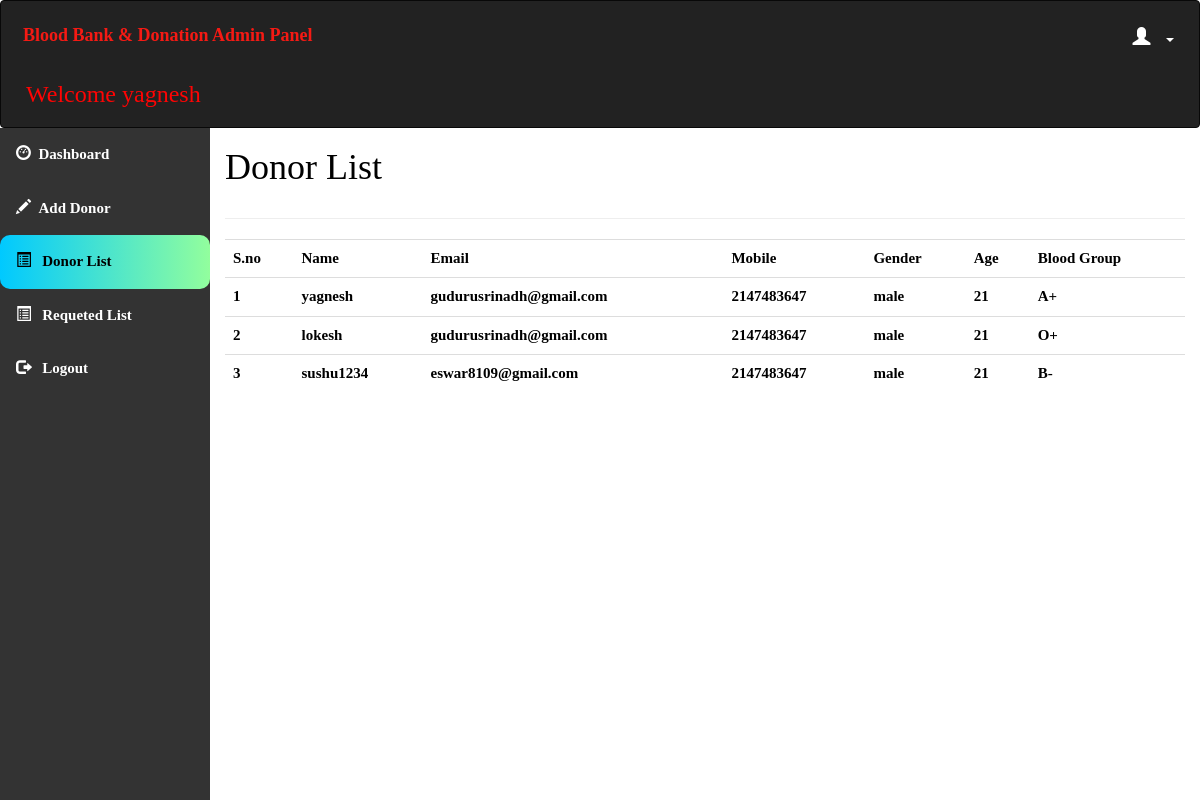
Screenshot of /donar_list.php (signed in) with the database file from the repository.
### tables this page shows
CREATE TABLE `doctor_logins` (
  `name` text NOT NULL,
  `hospital_name` varchar(30) NOT NULL,
  `designation` varchar(30) NOT NULL,
  `email` varchar(30) NOT NULL,
  `mobile_no` int(10) NOT NULL,
  `user_name` varchar(30) NOT NULL,
  `password` varchar(30) NOT NULL
);

CREATE TABLE `donars_list` (
  `name` text NOT NULL,
  `email` varchar(30) NOT NULL,
  `mobile` int(10) NOT NULL,
  `gender` text NOT NULL,
  `age` int(4) NOT NULL,
  `blood_group` varchar(10) NOT NULL
);

### donar_list.php (the view, shortened to what this page needs)
<?php
include "head.php";
?>
<html>
<head>
  <link rel="stylesheet" href="https://maxcdn.bootstrapcdn.com/bootstrap/3.4.1/css/bootstrap.min.css">
</head>
<body style="color:black">
<?php $active="list";
include "databaseconnection.php";
    $query="SELECT * FROM donars_list";
    $result=$conn->query($query);
if($result->num_rows>0){
  $options=mysqli_fetch_all($result,MYSQLI_ASSOC);
}
?>
<div id="sidebar">
<?php include 'sidebar.php'; ?>
</div>
<div id="content">
  <div class="content-wrapper">
    <div class="container-fluid">
      <div class="row">
        <div class="col-md-12 lg-12 sm-12">
          <h1 class="page-title">Donor List</h1>
        </div>
      </div>
      <hr>
      <table align="center" class="table table-hover">
            <tr>
            <th>S.no</th>
            <th>Name</th>
            <th style="text-align:left;">Email</th>
            <th>Mobile</th>
            <th>Gender</th>
            <th>Age</th>
            <th>Blood Group</th>
            </tr>
            <?php
            $sn=1;
            foreach($options as $option)
            {
            ?>
            <tr>
            <td><?PHP echo $sn; ?></td>
            <td><?php echo $option['name']; ?></td>
            <td style="text-align:left;"><?php echo $option['email']; ?></td>
            <td><?php echo $option['mobile']; ?></td>
            <td><?php echo $option['gender']; ?></td>
            <td><?php echo $option['age']; ?></td>
            <td><?php echo $option['blood_group']; ?></td>
            </tr>
            <?php $sn++;
            }
            ?>
        </table>
      </div>
      </div>
      </div>
</body>
</html>

### head.php (shortened to what this page needs)
<!DOCTYPE html>
<html>
<head>
  <link rel="stylesheet" href="https://maxcdn.bootstrapcdn.com/bootstrap/3.4.1/css/bootstrap.min.css">
</head>
<body>
    <?php
    $name=$_SESSION['name1'];
    $email=$_SESSION['email1'];
    include "databaseconnection.php";
        $sql="SELECT * FROM doctor_logins WHERE name='$name' AND email='$email'";
        $result=mysqli_query($conn,$sql) or die("query failed.");
        $row=mysqli_fetch_assoc($result);
    ?>
<nav class="navbar navbar-inverse">
  <div class="container-fluid">
    <div class="navbar-header">
      <a class="navbar-brand" id="qq" href="dashboard.php" style="color:#F51A14;">Blood Bank & Donation Admin Panel</a>
      <h3><?php echo "Welcome ".$row['name'];  ?></h3>
    </div>
    <ul class="nav navbar-nav navbar-right">
      <li class="dropdown"><a class="dropdown-toggle" id="qw" data-toggle="dropdown" href="#" style="font-weight:bold;color:white "> <span class="glyphicon glyphicon-user"></span>&nbsp&nbsp
       ?><span class="caret"></span></a>
    </li>
    </ul>
  </div>
</nav>
</body></html>

### head.php (style rules this page uses)
.navbar { background-color: #333333 ; padding: 10px 10px; color:#FF0404 ; }
.navbar a { float: left; color: white; text-align: center; padding: 12px; text-decoration: none; font-size: 18px; line-height: 25px; }
.navbar-brand { font-size: 25px; font-weight: bold; }
.navbar a { float: none; display: block; text-align: left; }
.navbar-right { float: none; }

### donar_list.php (style rules this page uses)
#sidebar { position:relative;margin-top:-20px }
#content { position:relative;margin-left:210px }

### sidebar.php (style rules this page uses)
body { margin: 0; font-family: 'Averia Gruesa Libre';font-size: 15px; color:#F8F9F9; }

### rows the page displays
doctor_logins: name "yagnesh"
donars_list: name "yagnesh", email "gudurusrinadh@gmail.com", mobile "2147483647", gender "male", age "21", blood_group "A+"
donars_list: name "lokesh", email "gudurusrinadh@gmail.com", mobile "2147483647", gender "male", age "21", blood_group "O+"
donars_list: name "sushu1234", email "eswar8109@gmail.com", mobile "2147483647", gender "male", age "21", blood_group "B-"
